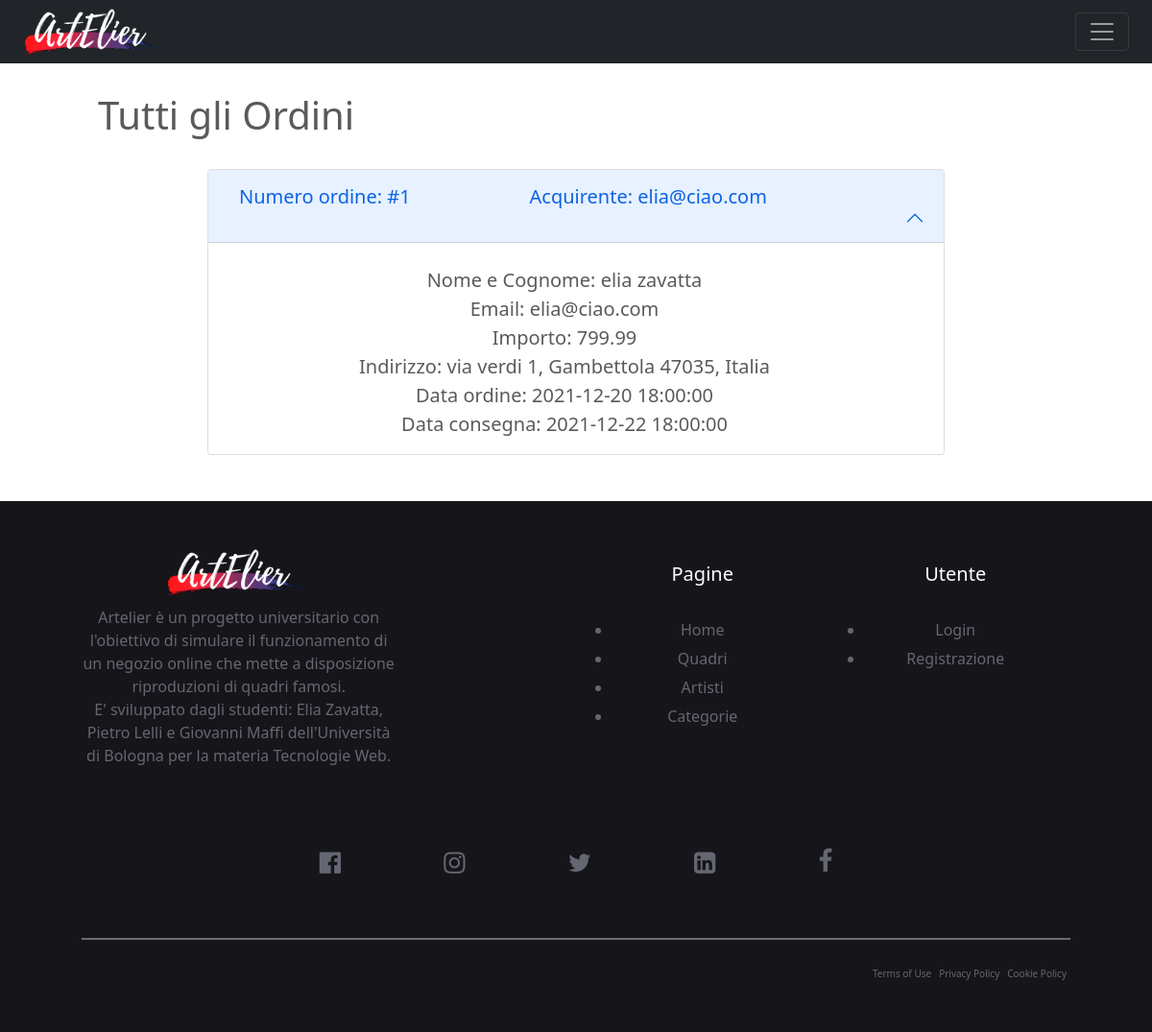
Screenshot of /Progetto/Php/archivio-admin-ordini.php with the database file from the repository.
### tables this page shows
CREATE TABLE Ordine(
    codOrdine int PRIMARY KEY AUTO_INCREMENT,
	email varchar(50),
    dataOrdine datetime,
    dataConsegna datetime,
	arrivato boolean,
    importo float(7,2),
    FOREIGN KEY(email) REFERENCES Utente(email)
);

CREATE TABLE Utente(
    email varchar(50) PRIMARY KEY,
    passwordd varchar(250),
    nome varchar(50),
    cognome varchar(50),
    venditore boolean,
    indirizzo varchar(150),
	citta VARCHAR(50),
    paese varchar(50),
    cap int
);

### Progetto/Php/archivio-admin-ordini.php (called while the page is built)
<?php
require_once 'bootstrap.php';
$templateParams["ordine"] = $dbh->getAllOrders();
require 'template/admin-ordini.php';
?>

### Progetto/Php/database.php (called while the page is built, shortened)
<?php
class DatabaseHelper{
    private $db;
    public function __construct($servername, $username, $password, $dbname, $port){
        $this->db = new mysqli($servername, $username, $password, $dbname, $port);
    }
    public function getAllOrders(){
        $query ="SELECT * From ordine, utente where ordine.email = utente.email";
        $stmt = $this->db->prepare($query);
        $stmt->execute();
        $result = $stmt->get_result();
        return $result->fetch_all(MYSQLI_ASSOC);
    }
}
?>

### Progetto/Php/bootstrap.php (called while the page is built, shortened)
<?php
require_once("utils/function.php");
require_once("database.php");
$dbh = new DatabaseHelper("localhost", "root", "", "artelier",3306);
?>

### Progetto/Php/utils/function.php (called while the page is built, shortened)
<?php
function isUserLoggedIn(){
    return !empty($_SESSION['email']);
}
?>

### Progetto/Php/template/admin-ordini.php (the view, shortened to what this page needs)
<!doctype html>
<html lang="it">
  <head>
	<link href="https://cdn.jsdelivr.net/npm/bootstrap@5.1.3/dist/css/bootstrap.min.css" rel="stylesheet">
  <link rel="stylesheet" href="https://cdnjs.cloudflare.com/ajax/libs/font-awesome/4.7.0/css/font-awesome.min.css">
    <link href="../Css/modificaArt.css" rel="stylesheet">
  </head>
  <body>
  <header>
      <div class="container-fluid" style="padding: 0px;">
        <div class="row">
          <div class="col-12">
            <nav class="navbar navbar-dark bg-dark fixed-top">
              <div class="container-fluid">
                <a href="./home2.php"><img src="../Immagini/logobiancocut.png" class="d-block" alt="..." style="margin: 0px; padding: 0px; width: 150px;"></a>
                <button class="navbar-toggler" type="button" data-bs-toggle="offcanvas" data-bs-target="#offcanvasNavbar" aria-controls="offcanvasNavbar">
                  <span class="navbar-toggler-icon"></span>
                </button>
              </div>
            </nav>
          </div>
        </div>
    </header>
    <main>
    <div class="row">
          <div class="col-md-1"></div>
          <div class="col-md-10">
            <h1><br><br>Tutti gli Ordini</h1><br>
          </div>
    </div>
    <div class="row">
    <div class="col-md-2 col-0"></div>
    <div class="col-md-8 col-12 accordion px-4" id="diskAccordion">
        <?php foreach($templateParams["ordine"] as $ordine): ?>
            <div class="accordion-item">
                <h2 id="header<?php echo $ordine["codOrdine"]?>" class="accordion-header">
                <button class="accordion-button pt-3 row mx-0" type="button"  data-bs-target="#quadro<?php echo $ordine["codOrdine"]?>" aria-controls="quadro<?php echo $ordine["codOrdine"]?>">
                    <div class="col-5 ml-2">
                        <label>Numero ordine: #<?php echo $ordine["codOrdine"]?></label>
                    </div>
                    <div class="col-5">
                        <label>Acquirente: <?php echo $ordine["email"]?></label>
                    </div>
                </button>
                </h2>
                <div id="disk<?php echo $ordine["codOrdine"]?>"  aria-labelledby="heading<?php echo $ordine["codOrdine"]?>" data-bs-parent="#diskAccordion">
                    <div class="accordion-body row" id="modifyAccordion">
                    <div class="row mt-2">
                                <div class="col-12 text-center">
                                  <label>
                                    Nome e Cognome: <?php echo $ordine["nome"]?> <?php echo $ordine["cognome"]?>
                                  </label><br>
                                  <label>
                                    Email: <?php echo $ordine["email"]?>
                                  </label><br>
                                  <label>
                                    Importo: <?php echo $ordine["importo"]?>
                                  </label><br>
                                  <label>
                                    Indirizzo: <?php echo $ordine["indirizzo"]?>, <?php echo $ordine["citta"]?> <?php echo $ordine["cap"]?>, <?php echo $ordine["paese"]?>
                                    </label><br>
                                    <label>
                                    Data ordine: <?php echo $ordine["dataOrdine"]?>
                                    </label><br>
                                    <label>
                                    Data consegna: <?php echo $ordine["dataConsegna"]?>
                                  </label>
                              </div>
                            </div>
                    </div>
                </div>
            </div>
        <?php endforeach; ?>
    </div>
</div>
    </main>
  <div id="chisiamo" class="container-fluid mt-5" style="padding: 0px; text-align: center;">
    <div class="card" style="width: 100%;">
        <div class="row mb-4 ">
            <div class="col-md-4 ">
                <div class="footer-text">
                        <a href="./home2.php"> <img src="../Immagini/logobiancocut.png" alt="" style="max-height: 50px; margin-bottom: 10px;"></a>
                    <p class="card-text">Artelier è un progetto universitario con l'obiettivo di simulare il funzionamento di un negozio online che mette a disposizione riproduzioni di quadri famosi.<br>
                      E' sviluppato dagli studenti: Elia Zavatta, Pietro Lelli e Giovanni Maffi dell'Università di Bologna per la materia Tecnologie Web.</p>
                </div>
            </div>
            <div class="col-md-2"></div>
            <div class="col-md-3">
                <h5 class="heading" style="margin-top: 15px;">Pagine</h5>
                <ul>
                  <a href="./home2.php"><li>Home</li></a>
                  <a href="./archivio-quadri.php"><li>Quadri</li></a>
                  <a href="./archivio-artisti.php"><li>Artisti</li></a>
                  <a href="./archivio-Categorie.php"><li>Categorie</li></a>
                </ul>
            </div>
            <div class="col-md-3">
                <h5 class="heading" style="margin-top: 15px;">Utente</h5>
                <ul class="card-text">
                <?php if(isUserLoggedIn()): ?>
                    <a href="./utente2.php"><li>Account</li></a>
                    <a href="./archivio-carrello.php"><li>Carrello</li></a>
                    <a href="./logout.php"><li>Logout</li></a>
                    <?php else: ?>
                      <a href="./login.php"><li>Login</li></a>
                      <a href="./registrazione.php"><li>Registrazione</li></a>
                    <?php endif; ?>
                </ul>
            </div>
        </div>
        <div class="row">
          <div class="col-12">
            <div class="social mt-2 mb-3"> <i class="fa fa-facebook-official fa-lg"></i> <i class="fa fa-instagram fa-lg"></i> <i class="fa fa-twitter fa-lg"></i> <i class="fa fa-linkedin-square fa-lg"></i> <i class="fa fa-facebook"></i> </div>
          </div>
        </div>
        <div class="divider mb-4"> </div>
        <div class="row" style="font-size:10px;">
          <div class="col-md-6 col-sm-6 col-xs-6"></div>
          <div class="col-md-6 col-sm-6 col-xs-6">
            <div class="pull-right mr-4 d-flex policy">
              <div>Terms of Use</div>
              <div>Privacy Policy</div>
              <div>Cookie Policy</div>
            </div>
          </div>
        </div>
      </div>
    </div>
  </body>
</html>

### Progetto/Css/modificaArt.css (style rules this page uses)
body { color: #5a5a5a; }
label { font-size: 20px; }
.card { padding: 4% 7%; color: #646771; background-color: #16151a; border-radius: 0px }
ul { padding: 20px }
.card li { margin: 6px; }
.social>i { padding: 5%; font-size: 26px }
.policy>div { padding: 4px }
.divider { border-top: 2px solid rgba(189, 196, 203, 0.5); }
.footer-text > h1, h5 { color: #fff; }
.card a { text-decoration: none; color: #646771; }

### rows the page displays
ordine: codOrdine "1", email.email "elia@ciao.com", email.nome "elia", email.cognome "zavatta", importo "799.99", email.indirizzo "via verdi 1", email.citta "Gambettola", email.cap "47035", email.paese "Italia", dataOrdine "2021-12-20 18:00:00", dataConsegna "2021-12-22 18:00:00"
